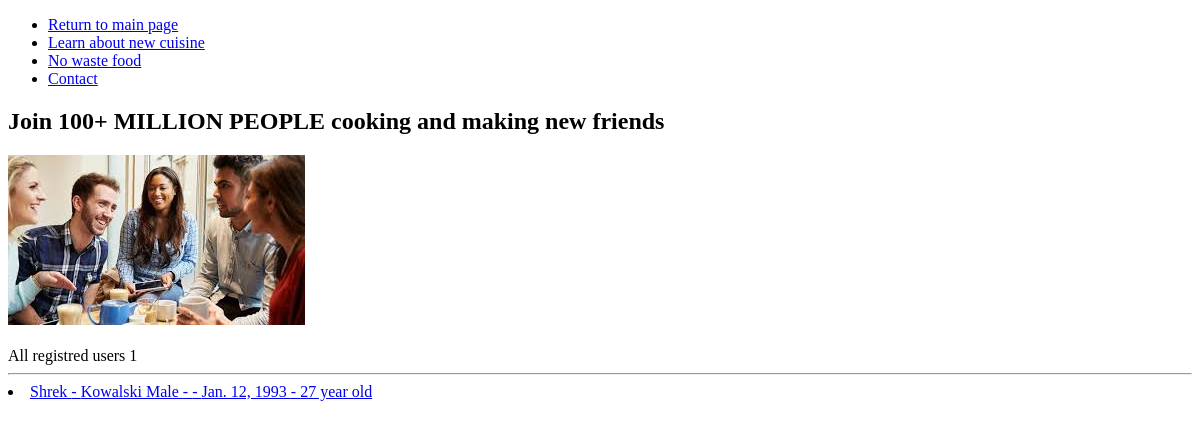
Before: /meet/ with the older database file.
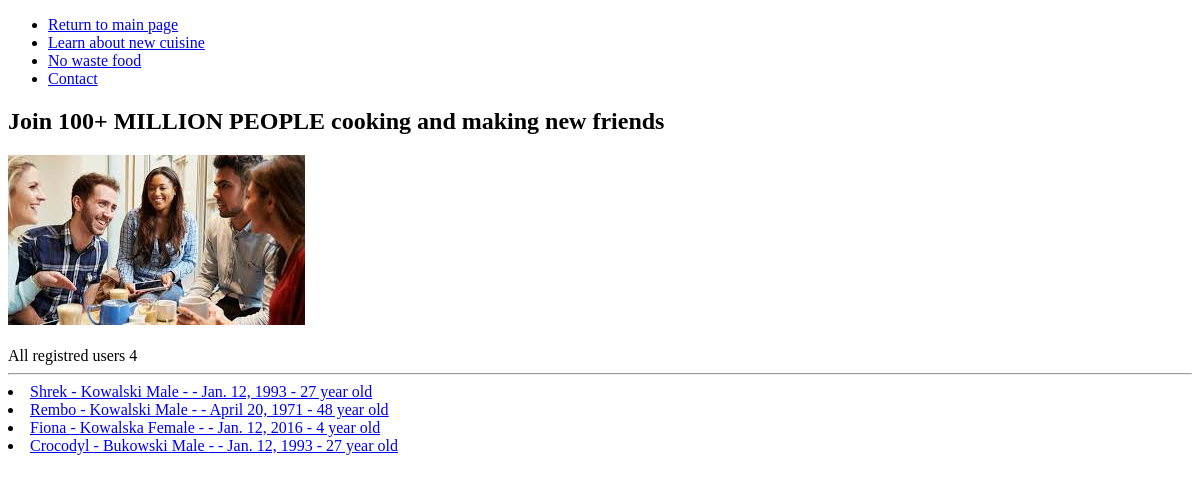
After: the same page with the newer database file.
### cooking/models.py (models this page shows)
class CustomUser(User):
    GENDER_CHOICES = (
        ('M', 'Male'),
        ('F', 'Female'),
    )
    gender = models.CharField(max_length=1, choices=GENDER_CHOICES, default='M')
    birth_date = models.DateField(blank=True, null=True)
    language_1 = models.CharField(max_length=32, default='')
    language_2 = models.CharField(max_length=32, default='')
    language_3 = models.CharField(max_length=32, default='')
    country = CountryField(default='')
    @property
    def age(self):
        age = int(
            (datetime.now().date() - self.birth_date).days / 365.25)  ### help count how old users, no needed do migrate
        return (f"{age} year old")

### cooking/views.py (the view)
# urls.py: path('meet/',MeetView.as_view(), name="meet"),
class MeetView(View):
    def get(self, request, ):
        users = CustomUser.objects.all()
        count = CustomUser.objects.count()
        ctx = {
            'users': users,
            "count": count,
        }
        return render(request, 'meet.html', ctx)

### cooking/templates/meet.html (shortened to what this page needs)
{% load static %}
<!DOCTYPE html>
<html lang="en">
<head>
</head>
<body>
<ul>
<li><a href="/" class="help">Return to main page</a></li>
<li><a href="/cuisine/">Learn about new cuisine</a></li>
<li><a href="/waste_food/">No waste food</a></li>
<li><a href="/contact/">Contact</a></li>
</ul>
<h2>Join 100+ MILLION PEOPLE cooking and making new friends</h2>
<img src="{% static "images/people.jpeg" %}" alt="My image">
<br>
<br>
All registred users {{count}}
<hr style="background-color: black">
{% for user in users %}
<li><a  href="/user_detail/{{ user.id }}">{{user.username}}  - {{user.last_name}} {{user.get_gender_display}} - {{user.languages}} - {{user.birth_date}} - {{user.age}}</a></li>
{% endfor %}
</body>
</html>

Changed rows visible on the page:
added CustomUser: username "Rembo", last_name "Kowalski", gender "Male", birth_date "April 20, 1971", age "48 year old"
added CustomUser: username "Fiona", last_name "Kowalska", gender "Female", birth_date "Jan. 12, 2016", age "4 year old"
added CustomUser: username "Crocodyl", last_name "Bukowski", gender "Male", birth_date "Jan. 12, 1993", age "27 year old"
Other visible differences:
{{ count }}: "1" → "4"
